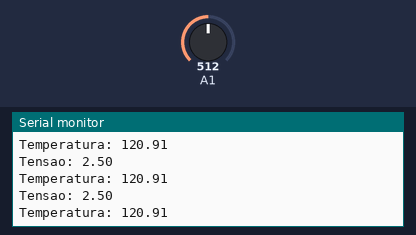
The sketch below on a simulated Arduino Uno, built with avr-gcc and run on an emulated ATmega328P. Shown: the last lines printed to the serial monitor. Inputs (shaded band) come from the test bench; at power-on: A1 = 512.

Above: at 0.8 s.
0.9 s: A1 set to 311
At 1.47 s:
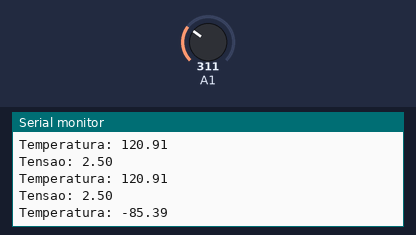
2.4 s: A1 set to 289
At 2.57 s:
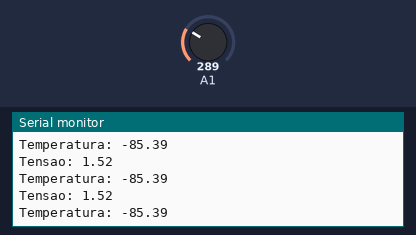
Timing chart, 0 to 5.4 s (numbered marks = the images above; inputs shaded):
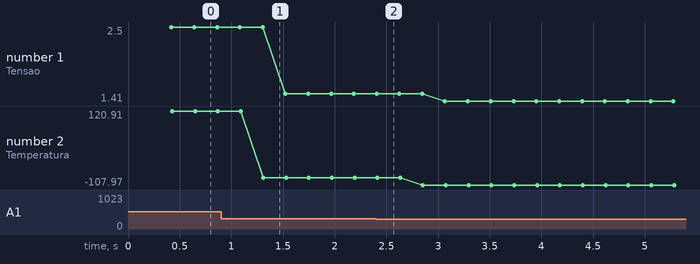

The sketch:

ex_3_relatorio_4.ino
```cpp
#define NUMERO_DE_AMOSTRAS 30

unsigned long int valor_digital_medio = 0;
float temp = 0;
float tensao = 0.0;

int main() {
    // Configuração ADC
    ADMUX = (1 << REFS0);
    ADCSRA = (1 << ADEN) + (1 << ADPS2) + (1 << ADPS1) + (1 << ADPS0);

    Serial.begin(19200);

    for(;;) {
        for(int i = 0; i < NUMERO_DE_AMOSTRAS; i++) {
            ADMUX |= (ADMUX & 0xF8) | 1;
            ADCSRA |= (1 << ADSC);
            while(!(ADCSRA & (1 << ADIF)));

            valor_digital_medio += ADC;
        }

        valor_digital_medio = valor_digital_medio / NUMERO_DE_AMOSTRAS;
        tensao = (5.0 * valor_digital_medio) / 1023;
        temp = ((1050.0 * valor_digital_medio) / 1023) - 404.6;

        Serial.print("Temperatura: ");
        Serial.println(temp);

        Serial.print("Tensao: ");
        Serial.println(tensao);

        valor_digital_medio = 0;
        _delay_ms(200);
    }
}
```

Measured:
- after the input at 0.9 s, the serial monitor: prints a new line after 0.41 s (image 1)
- plotted number 1: 2.5 → 1.52 after the input at 0.9 s, 1.52 → 1.41 after the input at 2.4 s
- plotted number 2: 120.91 → -85.39 after the input at 0.9 s, -85.39 → -107.97 after the input at 2.4 s
